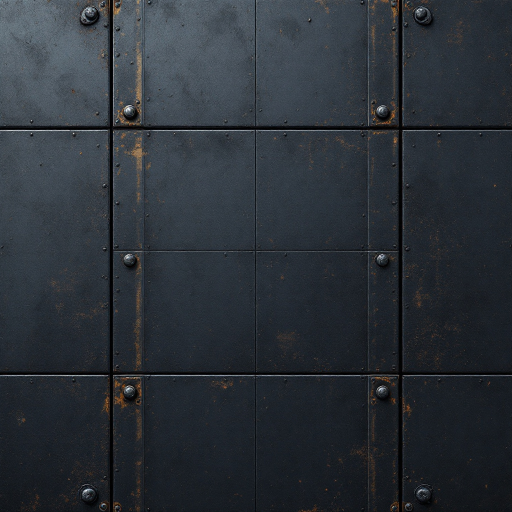
#> input picture tools/art/plates/floor.png, 1024 x 1024 px (shown at 1/2 size)
$ python process.py
#> lines starting #> are read from the running program, lines starting #| are printed output that depends on the picture
#!/usr/bin/env python3
"""Turn the generated plates into the textures the renderer loads.

Three jobs, in order, and the first one is the one that matters:

**Delight.** The brief's one rule is that the star is the only light in the
arena. Every plate arrives with lighting baked in anyway, because that is what
image models do. Delighting divides out the low-frequency luminance: broad
gradients, vignettes and soft shadows are low frequency, while the detail that
makes a material look like a material is high frequency. Divide by a heavy blur
and the lighting goes while the grain stays.

**Tile.** Nothing arrives seamless whatever the prompt says. Rolling the image
by half puts the seams in the middle where they can be healed by blending the
untouched original over them through a feathered mask. It works well on
stochastic materials (stone, corrosion, frost) and less well on regular
structure, which is why the floor's panel grid gets a gentler treatment.

**Derive.** The normal and roughness maps are computed from the albedo rather
than authored. A real normal map would come from a height scan. This is a
gradient of the delit luminance, which is a decent approximation for scratches
and seams and an honest lie about anything else.

    /usr/bin/python3 tools/art/process.py

Writes server/src/main/resources/public/textures/.
"""

from __future__ import annotations

import pathlib

import numpy as np
from PIL import Image, ImageFilter

ROOT = pathlib.Path(__file__).resolve().parents[2]
PLATES = ROOT / "tools" / "art" / "plates"
OUT = ROOT / "server" / "src" / "main" / "resources" / "public" / "textures"


# ---------------------------------------------------------------- delighting --

def delight(im: Image.Image, radius_div: float = 8.0, keep: float = 0.15) -> Image.Image:
    """Remove baked lighting by dividing out the low-frequency luminance.

    `keep` leaves a fraction of the original variation in place. Zero is
    physically correct and looks dead; a little large-scale variation reads as
    the surface being unevenly worn rather than unevenly lit.
    """
    rgb = np.asarray(im.convert("RGB"), dtype=np.float32)
    lum = rgb @ np.array([0.2126, 0.7152, 0.0722], dtype=np.float32)

    blur = np.asarray(
        Image.fromarray(np.clip(lum, 0, 255).astype(np.uint8))
        .filter(ImageFilter.GaussianBlur(max(2.0, im.width / radius_div))),
        dtype=np.float32,
    )
    target = float(blur.mean())
    gain = target / np.maximum(blur, 1.0)
    gain = 1.0 + (gain - 1.0) * (1.0 - keep)

    out = np.clip(rgb * gain[..., None], 0, 255)
    return Image.fromarray(out.astype(np.uint8))


def baked_light_spread(im: Image.Image) -> float:
    """How much broad light variation is left. The number this reports before
    and after delighting is the only evidence that the step did anything."""
    g = im.convert("L")
    lo = np.asarray(g.filter(ImageFilter.GaussianBlur(g.width / 12)), dtype=np.float32)
    return float(lo.max() - lo.min())


# ------------------------------------------------------------------- tiling --

# [24 lines left out: function make_seamless, not called in this run]


def mirror_tile(im: Image.Image) -> Image.Image:
    """Tile by reflection. Edges match exactly by construction.

    Used for the floor and nothing else. Offset-healing smears a regular panel
    grid into doubled rivets and a visible horizontal break, because the grid on
    one side of the seam does not line up with the grid on the other. Mirroring
    trades that for a symmetry which, on a near-black surface revealed by a
    moving point light, is not something a player will ever see.
    """
    a = np.asarray(im.convert("RGB"), dtype=np.float32)
    h, w, _ = a.shape
    quarter = a[: h // 2, : w // 2]
    top = np.concatenate([quarter, quarter[:, ::-1]], axis=1)
    return Image.fromarray(np.concatenate([top, top[::-1, :]], axis=0).astype(np.uint8))


def grade(im: Image.Image, target_mean: float, tint: str | None = None,
          tint_strength: float = 0.0) -> Image.Image:
    """Push the albedo down to near-black and toward the palette.

    Delighting normalises around the plate's own average, which lands somewhere
    mid-grey. The brief wants these surfaces nearly black so that the star's
    light is what reveals them, so brightness is set here rather than left to
    whatever the generator felt like.
    """
    a = np.asarray(im.convert("RGB"), dtype=np.float32)
    current = a.mean()
    if current > 1:
        a *= target_mean / current
    if tint and tint_strength > 0:
        rgb = np.array([int(tint[i:i + 2], 16) for i in (1, 3, 5)], dtype=np.float32)
        hue = rgb / max(rgb.mean(), 1.0)                  # colour cast, not brightness
        a = a * (1 - tint_strength) + a * hue * tint_strength
    return Image.fromarray(np.clip(a, 0, 255).astype(np.uint8))


def seam_ratio(im: Image.Image) -> float:
    """How much worse the wrap-around join is than an ordinary neighbouring pair.

    Comparing opposite edges in absolute terms is meaningless: in a correct tile
    those two columns are simply neighbours, so on a noisy texture they differ as
    much as any other neighbours do. What matters is the RATIO. 1.0 means the
    join is indistinguishable from the middle of the texture. Above about 1.5 and
    a seam is visible.
    """
    a = np.asarray(im.convert("RGB"), dtype=np.float32)
    join = (np.abs(a[:, 0] - a[:, -1]).mean() + np.abs(a[0, :] - a[-1, :]).mean()) / 2
    interior = (np.abs(a[:, 1:] - a[:, :-1]).mean() + np.abs(a[1:, :] - a[:-1, :]).mean()) / 2
    return float(join / max(interior, 0.001))


# ------------------------------------------------------------ derived maps --

# [47 lines left out: functions normal_map, roughness_map, to_equirect, not called in this run]


# ------------------------------------------------------------------- driver --

def save(im: Image.Image, name: str, mode: str = "RGB", quality: int = 92) -> None:
    """PNG at these dimensions runs 2-6MB, and the brief caps files at about 2MB
    for load time. None of these maps carry alpha, so they ship as JPEG. The
    normal map gets the highest quality setting because compression artefacts in
    a normal map read as dents in the surface."""
    OUT.mkdir(parents=True, exist_ok=True)
    path = OUT / name
    if path.suffix == ".jpg":
        im.convert(mode if mode != "L" else "L").save(path, quality=quality,
                                                      optimize=True, subsampling=0)
    else:
        im.convert(mode).save(path, optimize=True)
    kb = path.stat().st_size // 1024
    flag = "  <-- OVER 2MB" if kb > 2048 else ""
    print(f"    {name:<28} {im.size[0]}x{im.size[1]:<5} {kb:>5} KB{flag}")


def main() -> int:
    print("floor")
    floor = Image.open(PLATES / "floor.png")
#> floor is the input picture: PIL image 1024x1024 RGB; mean R, G, B 43, 48.9, 55.4
    before = baked_light_spread(floor)
#> in baked_light_spread, `lo = np.asarray(g.filter(ImageFilter.GaussianBlur(g.width / 12)), dtyp..`:
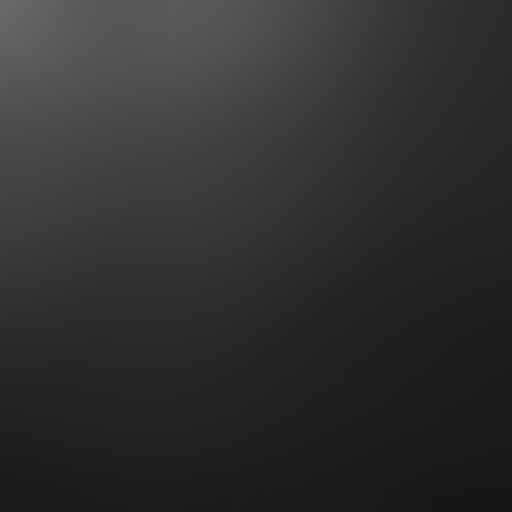
#> lo: shape (1024, 1024) float32 (shown at 1/2 size); min 22, max 104, mean 47.8
#> before = 82
    floor = delight(floor, radius_div=6.0)
#> in delight, `blur = np.asarray( Image.fromarray(np.clip(lum, 0, 255).astype(np.uint..`:
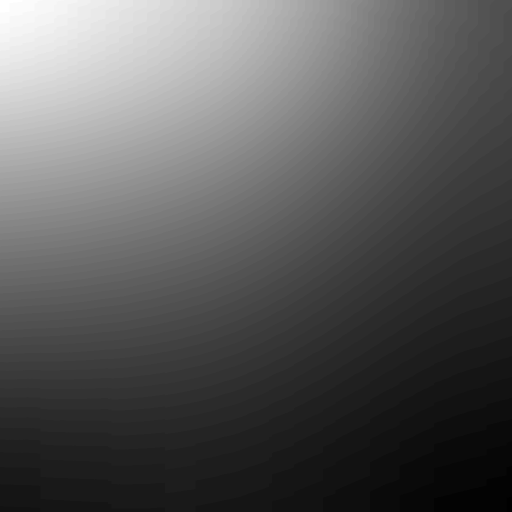
#> blur: shape (1024, 1024) float32 (shown at 1/2 size); min 23, max 93, mean 47.6; drawn with min black and max white
#> in delight, `target = float(blur.mean())`: target = 47.58
#> in delight, `gain = target / np.maximum(blur, 1.0)`:
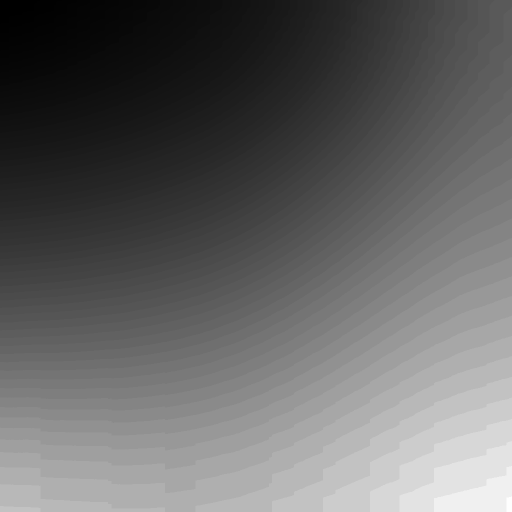
#> gain: shape (1024, 1024) float32 (shown at 1/2 size); min 0.512, max 2.07, mean 1.12; drawn with min black and max white
    floor = mirror_tile(floor)
#> in mirror_tile, `top = np.concatenate([quarter, quarter[:, ::-1]], axis=1)`:
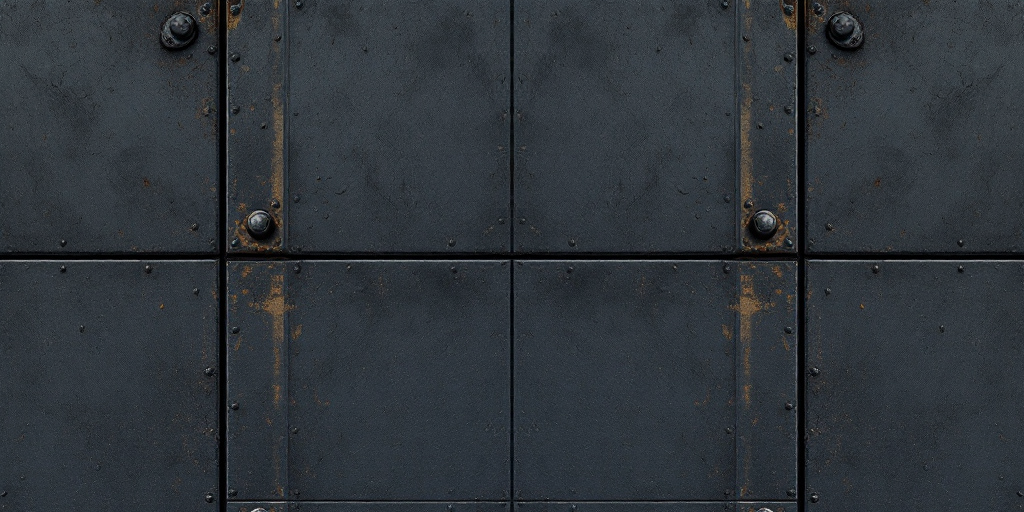
#> top: shape (512, 1024, 3) float32; mean R, G, B 47.2, 53.2, 58.9
#> in mirror_tile, `return Image.fromarray(np.concatenate([top, top[::-1, :]], axis=0).ast..`:
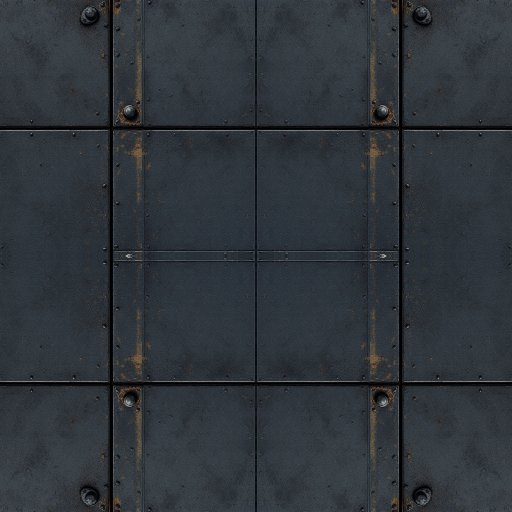
#> returned value: PIL image 1024x1024 RGB (shown at 1/2 size); mean R, G, B 47.2, 53.2, 58.9
    floor = grade(floor, target_mean=34, tint="#0b1120", tint_strength=0.45)
#> in grade, `current = a.mean()`: current = 53.1
#> in grade, `a *= target_mean / current`:
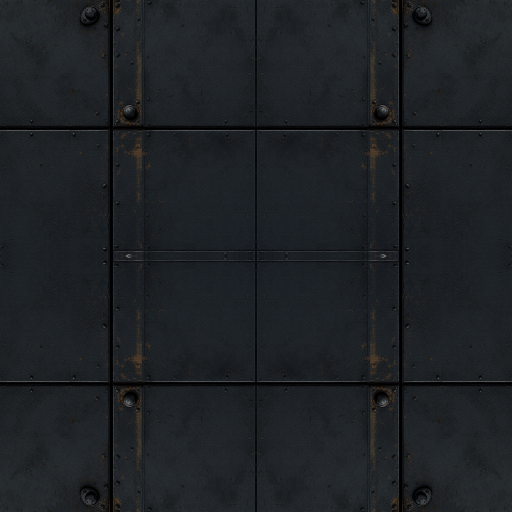
#> a: shape (1024, 1024, 3) float32 (shown at 1/2 size); mean R, G, B 30.2, 34.1, 37.7
    floor = floor.resize((2048, 2048), Image.LANCZOS)
#> floor: PIL image 2048x2048 RGB
    print(f"    baked light {before:.0f} -> {baked_light_spread(floor):.0f}, "
          f"seam ratio {seam_ratio(floor):.1f}")
#> in baked_light_spread (call 2), `lo = np.asarray(g.filter(ImageFilter.GaussianBlur(g.width / 12)), dtyp..`:
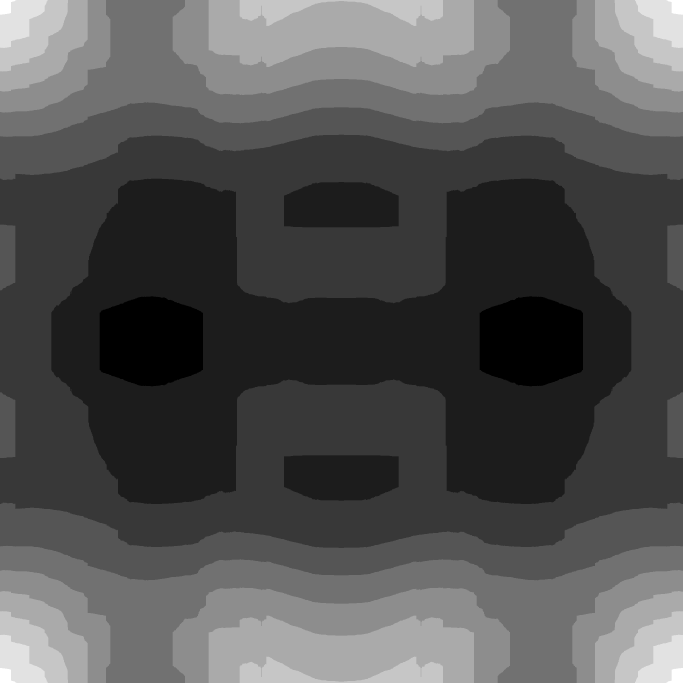
#> lo: shape (2048, 2048) float32 (shown at 1/3 size); min 28, max 37, mean 30.9; drawn with min black and max white
#> in seam_ratio, `join = (np.abs(a[:, 0] - a[:, -1]).mean() + np.abs(a[0, :] - a[-1, :])..`: join = 0
#> in seam_ratio, `interior = (np.abs(a[:, 1:] - a[:, :-1]).mean() + np.abs(a[1:, :] - a[..`: interior = 2.41
#|     baked light 82 -> 9, seam ratio 0.0
    save(floor, "floor-albedo.jpg")
    save(normal_map(floor.resize((1024, 1024), Image.LANCZOS), 2.0), "floor-normal.jpg", quality=96)
    save(roughness_map(floor), "floor-roughness.jpg", mode="L")

    # target mean, tint, tint strength: how near-black each one sits, and how far
    # it is pushed toward its team colour before the renderer ever lights it.
    for plate, out_name, mean, tint, tint_k in [
        # Fragments pulled to neutral slate: warm brown put them close enough to
        # Greek's gold to be read as a team colour by someone glancing.
        ("fragment", "fragment", 42, "#5a6070", 0.30),
        ("player-norse", "player-norse", 46, "#7fa8e3", 0.35),
        # Greek tinted harder than Norse. 0.35 was not enough to pull the old
        # green plate warm, and a body has to read as its team from across the
        # arena before it reads as marble.
        ("player-greek", "player-greek", 44, "#e0b062", 0.50),
    ]:
        print(plate)
        im = Image.open(PLATES / f"{plate}.png")
        before = baked_light_spread(im)
        im = delight(im)
        im = make_seamless(im)
        im = grade(im, target_mean=mean, tint=tint, tint_strength=tint_k)
        im = im.resize((1024, 1024), Image.LANCZOS)
        print(f"    baked light {before:.0f} -> {baked_light_spread(im):.0f}, "
              f"seam ratio {seam_ratio(im):.1f}")
        save(im, f"{out_name}-albedo.jpg")

    print("star")
    star = Image.open(PLATES / "star.png")
    # No delighting here. This surface is supposed to look like it emits, and it
    # is the only texture in the game allowed to.
    save(to_equirect(star, (1024, 512)), "star-equirect.jpg")

    print("backdrop")
    back = Image.open(PLATES / "backdrop.png")
    save(to_equirect(back, (4096, 2048), pole_squash=0.9), "backdrop-equirect.jpg")
    return 0


if __name__ == "__main__":
#> (the run stopped early here; a loop or call above may not have finished)
